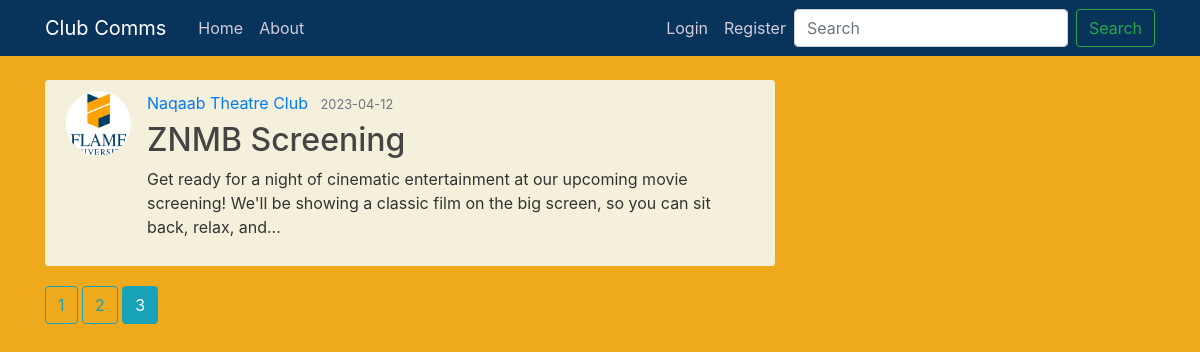
Screenshot of /home?page=3 with the database file from the repository.
### flaskblog/models.py (models this page shows, shortened)
class Post(db.Model):
    id = db.Column(db.Integer, primary_key=True)
    title = db.Column(db.String(100), nullable=False)
    date_posted = db.Column(db.DateTime, nullable=False)
    content = db.Column(db.Text, nullable=False)
    user_id = db.Column(db.Integer, db.ForeignKey('user.id'), nullable=False)

class User(db.Model, UserMixin):
    id = db.Column(db.Integer, primary_key=True)
    username = db.Column(db.String(20), unique=True, nullable=False)
    email = db.Column(db.String(120), unique=True, nullable=False)
    image_file = db.Column(db.String(20), nullable=False, default='default.jpg')
    password = db.Column(db.String(60), nullable=False)
    posts = db.relationship('Post', backref='author', lazy=True)

### flaskblog/routes.py (the view)
@app.route("/")
@app.route("/home")
def home():
    page = request.args.get('page', 1, type=int)
    users = User.query.all()
    posts = Post.query.order_by(Post.date_posted.desc()).paginate(page=page, per_page=5)
    return render_template('home.html', posts=posts, users=users)

### flaskblog/templates/home.html
{% extends "layout.html" %}
{% block content %}
    {% for post in posts.items %}
        <article class="media content-section">
          <img class="rounded-circle article-img" src="{{ url_for('static', filename='profile_pics/' + post.author.image_file) }}">
          <div class="media-body">
            <div class="article-metadata">
              <a class="mr-2" href="{{ url_for('user_posts', username=post.author.username) }}">{{ post.author.username }}</a>
              <small class="text-muted">{{ post.date_posted.strftime('%Y-%m-%d') }}</small>
            </div>
            <h2><a class="article-title" href="{{ url_for('post', post_id=post.id) }}">{{ post.title }}</a></h2>
            <p class="article-content">{{ post.content.split()[:30] | join(" ") ~ "..." }}</p>
          </div>
        </article>
    {% endfor %}
    {% for page_num in posts.iter_pages(left_edge=1, right_edge=1, left_current=1, right_current=2) %}
      {% if page_num %}
        {% if posts.page == page_num %}
          <a class="btn btn-info mb-4" href="{{ url_for('home', page=page_num) }}">{{ page_num }}</a>
        {% else %}
          <a class="btn btn-outline-info mb-4" href="{{ url_for('home', page=page_num) }}">{{ page_num }}</a>
        {% endif %}
      {% else %}
        ...
      {% endif %}
    {% endfor %}
{% endblock content %}

### flaskblog/static/main.css (style rules this page uses)
body { background: #efa91d; color: #333333; margin-top: 5rem; }
h1, h2, h3, h4, h5, h6 { color: #444444; }
.content-section { background: #f4f0db; padding: 10px 20px; border: 1px solid #f4f0db; border-radius: 3px; margin-bottom: 20px; }
.article-title { color: #444444; }
.article-content { white-space: pre-line; }
.article-img { height: 65px; width: 65px; margin-right: 16px; }
.article-metadata { padding-bottom: 1px; margin-bottom: 4px; border-bottom: 1px solid #f4f0db }

### rows the page displays
Post: image_file (placeholder picture), author.username "Naqaab Theatre Club", date_posted "2023-04-12", title "ZNMB Screening", content "Get ready for a night of cinematic entertainment at our upcoming movie screening! We'll be showing a classic film on the big screen, so you can sit back, relax, and..."

### other values shown
{{ page_num }} "1" "2"
{{ page_num }} "3"
